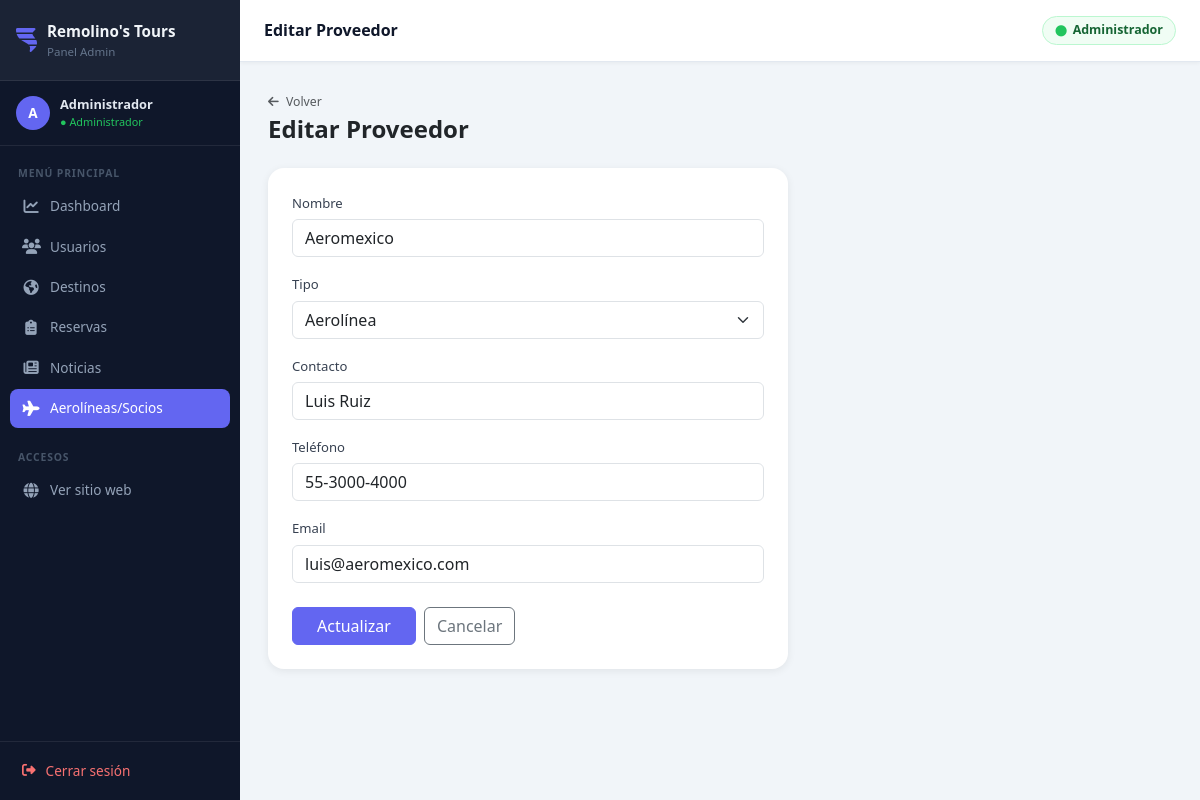
/admin/editar_proveedor.php?id=2 (signed in), run on the app's committed database.
### tables this page shows
CREATE TABLE `proveedores` (
  `id_proveedor` int(11) NOT NULL,
  `nombre_proveedor` varchar(150) NOT NULL,
  `tipo_proveedor` varchar(100) NOT NULL COMMENT 'Aerolínea, Hotel, Crucero, etc.',
  `contacto` varchar(150) DEFAULT NULL,
  `telefono` varchar(30) DEFAULT NULL,
  `email` varchar(150) DEFAULT NULL
);

### admin/editar_proveedor.php (the view, shortened to what this page needs)
<?php
include('../Database/conexion.php');
$id = (int)($_GET['id'] ?? 0);
$proveedor = mysqli_fetch_assoc(mysqli_query($conexion,
    "SELECT * FROM proveedores WHERE id_proveedor=$id LIMIT 1"
));
require_once 'includes/header.php';
?>
<div class="mb-4">
    <a href="proveedores.php" class="text-muted small text-decoration-none"><i class="fa-solid fa-arrow-left me-1"></i> Volver</a>
    <h4 class="fw-bold mt-1 mb-0">Editar Proveedor</h4>
</div>
<div class="card panel-card" style="max-width:520px;">
    <div class="card-body p-4">
        <form method="POST" novalidate>
            <div class="mb-3">
                <label class="form-label fw-medium">Nombre</label>
                <input type="text" name="nombre" class="form-control" value="<?= htmlspecialchars($proveedor['nombre_proveedor']) ?>" required>
            </div>
            <div class="mb-3">
                <label class="form-label fw-medium">Tipo</label>
                <select name="tipo" class="form-select">
                    <?php foreach(['Aerolínea','Hotel','Crucero','Agencia Local','Transporte','Otro'] as $t): ?>
                    <option value="<?= $t ?>" <?= $proveedor['tipo_proveedor']===$t?'selected':'' ?>><?= $t ?></option>
                    <?php endforeach; ?>
                </select>
            </div>
            <div class="mb-3">
                <label class="form-label fw-medium">Contacto</label>
                <input type="text" name="contacto" class="form-control" value="<?= htmlspecialchars($proveedor['contacto'] ?? '') ?>">
            </div>
            <div class="mb-3">
                <label class="form-label fw-medium">Teléfono</label>
                <input type="text" name="telefono" class="form-control" value="<?= htmlspecialchars($proveedor['telefono'] ?? '') ?>">
            </div>
            <div class="mb-4">
                <label class="form-label fw-medium">Email</label>
                <input type="email" name="email" class="form-control" value="<?= htmlspecialchars($proveedor['email'] ?? '') ?>">
            </div>
            <div class="d-flex gap-2">
                <button type="submit" class="btn btn-primary px-4">Actualizar</button>
                <a href="proveedores.php" class="btn btn-outline-secondary">Cancelar</a>
            </div>
        </form>
    </div>
</div>
<?php require_once 'includes/footer.php'; ?>

### admin/includes/header.php (style rules this page uses)
:root { --sidebar-w: 240px; --sidebar-bg: #0f172a; --topbar-h: 62px; --accent: #6366f1; --accent-dark: #4f46e5; --body-bg: #f1f5f9; --card-radius: 1rem; --shadow-sm: 0 2px 8px rgba(0,0,0,.07); --shadow-md: 0 6px 20px rgba(0,0,0,.10); }
*, *::before, *::after { box-sizing: border-box; }
body { background: var(--body-bg); font-family: "Segoe UI", system-ui, sans-serif; margin: 0; font-size: .875rem; }
.panel-card { background: #fff; border: none; border-radius: var(--card-radius); box-shadow: var(--shadow-sm); overflow: hidden; }
.btn-primary { background: var(--accent); border-color: var(--accent); }
.form-label { font-weight: 600; font-size: .82rem; color: #374151; margin-bottom: .35rem; }

### data on the page
proveedores: nombre "Aeromexico", tipo "Aerolínea", contacto "Luis Ruiz", telefono "55-3000-4000", email "luis@aeromexico.com"

### other printed values
mb_substr($_SESSION['nombre'] ?? 'A', 0, 1) "A"
$_SESSION['nombre'] "Administrador"
$item['label'] "Dashboard"
$item['label'] "Usuarios"
$item['label'] "Destinos"
$item['label'] "Reservas"
$item['label'] "Noticias"
$item['label'] "Aerolíneas/Socios"
$tituloPagina "Editar Proveedor"
$_SESSION["nombre"] "Administrador"
